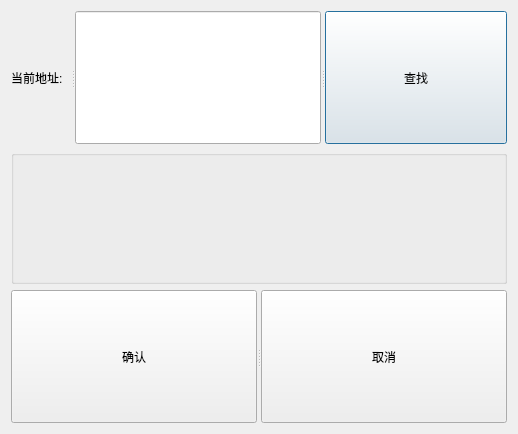
<?xml version="1.0" encoding="UTF-8"?>
<ui version="4.0">
 <class>Dialog</class>
 <widget class="QDialog" name="Dialog">
  <property name="geometry">
   <rect>
    <x>0</x>
    <y>0</y>
    <width>518</width>
    <height>434</height>
   </rect>
  </property>
  <property name="windowTitle">
   <string>地图安装定位</string>
  </property>
  <layout class="QVBoxLayout" name="verticalLayout">
   <item>
    <widget class="QSplitter" name="splitter">
     <property name="orientation">
      <enum>Qt::Orientation::Horizontal</enum>
     </property>
     <widget class="QLabel" name="label">
      <property name="maximumSize">
       <size>
        <width>60</width>
        <height>16777215</height>
       </size>
      </property>
      <property name="text">
       <string>当前地址:</string>
      </property>
     </widget>
     <widget class="QLineEdit" name="lineEdit"/>
     <widget class="QPushButton" name="pushButton">
      <property name="text">
       <string>查找</string>
      </property>
     </widget>
    </widget>
   </item>
   <item>
    <widget class="QGroupBox" name="groupBox">
     <property name="title">
      <string/>
     </property>
    </widget>
   </item>
   <item>
    <widget class="QSplitter" name="splitter_2">
     <property name="orientation">
      <enum>Qt::Orientation::Horizontal</enum>
     </property>
     <widget class="QPushButton" name="pushButton_2">
      <property name="text">
       <string>确认</string>
      </property>
     </widget>
     <widget class="QPushButton" name="pushButton_3">
      <property name="text">
       <string>取消</string>
      </property>
     </widget>
    </widget>
   </item>
  </layout>
 </widget>
 <resources/>
 <connections/>
</ui>
